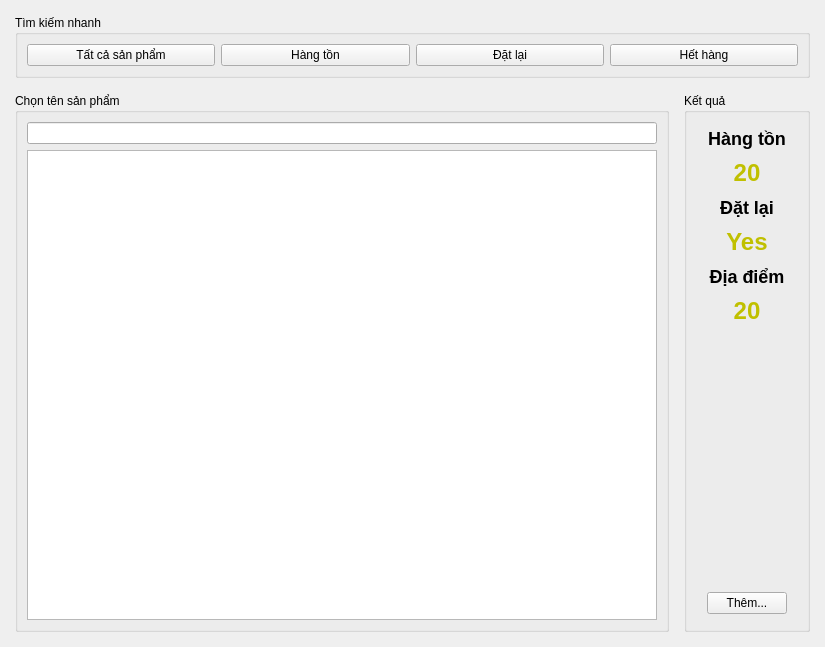
<?xml version="1.0" encoding="UTF-8"?>
<ui version="4.0">
 <class>Form</class>
 <widget class="QWidget" name="Form">
  <property name="geometry">
   <rect>
    <x>0</x>
    <y>0</y>
    <width>825</width>
    <height>647</height>
   </rect>
  </property>
  <property name="windowTitle">
   <string>Search</string>
  </property>
  <property name="windowIcon">
   <iconset>
    <normaloff>feather/search.svg</normaloff>feather/search.svg</iconset>
  </property>
  <layout class="QGridLayout" name="gridLayout">
   <property name="leftMargin">
    <number>15</number>
   </property>
   <property name="topMargin">
    <number>15</number>
   </property>
   <property name="rightMargin">
    <number>15</number>
   </property>
   <property name="bottomMargin">
    <number>15</number>
   </property>
   <property name="spacing">
    <number>15</number>
   </property>
   <item row="0" column="0" colspan="2">
    <widget class="QGroupBox" name="groupBox">
     <property name="title">
      <string>Tìm kiếm nhanh</string>
     </property>
     <layout class="QHBoxLayout" name="horizontalLayout">
      <item>
       <widget class="QPushButton" name="pushButton">
        <property name="text">
         <string>Tất cả sản phẩm</string>
        </property>
       </widget>
      </item>
      <item>
       <widget class="QPushButton" name="pushButton_2">
        <property name="text">
         <string>Hàng tồn</string>
        </property>
       </widget>
      </item>
      <item>
       <widget class="QPushButton" name="pushButton_3">
        <property name="text">
         <string>Đặt lại</string>
        </property>
       </widget>
      </item>
      <item>
       <widget class="QPushButton" name="pushButton_4">
        <property name="text">
         <string>Hết hàng</string>
        </property>
       </widget>
      </item>
     </layout>
    </widget>
   </item>
   <item row="1" column="0">
    <widget class="QGroupBox" name="groupBox_2">
     <property name="title">
      <string>Chọn tên sản phẩm</string>
     </property>
     <layout class="QVBoxLayout" name="verticalLayout">
      <item>
       <widget class="QLineEdit" name="lineEdit"/>
      </item>
      <item>
       <widget class="QListWidget" name="listWidget"/>
      </item>
     </layout>
    </widget>
   </item>
   <item row="1" column="1">
    <widget class="QGroupBox" name="groupBox_3">
     <property name="title">
      <string>Kết quả</string>
     </property>
     <layout class="QVBoxLayout" name="verticalLayout_5">
      <property name="spacing">
       <number>10</number>
      </property>
      <property name="leftMargin">
       <number>20</number>
      </property>
      <property name="topMargin">
       <number>15</number>
      </property>
      <property name="rightMargin">
       <number>20</number>
      </property>
      <property name="bottomMargin">
       <number>15</number>
      </property>
      <item>
       <layout class="QVBoxLayout" name="verticalLayout_2">
        <item>
         <widget class="QLabel" name="label">
          <property name="styleSheet">
           <string notr="true">QLabel{
	font-size: 18px;
	font-weight: 600;
}</string>
          </property>
          <property name="text">
           <string>Hàng tồn</string>
          </property>
          <property name="alignment">
           <set>Qt::AlignCenter</set>
          </property>
         </widget>
        </item>
        <item>
         <widget class="QLabel" name="label_2">
          <property name="styleSheet">
           <string notr="true">QLabel{
	font-size: 24px;
	font-weight: 700;
	color: #c0c000;
}</string>
          </property>
          <property name="text">
           <string>20</string>
          </property>
          <property name="alignment">
           <set>Qt::AlignCenter</set>
          </property>
         </widget>
        </item>
       </layout>
      </item>
      <item>
       <layout class="QVBoxLayout" name="verticalLayout_3">
        <item>
         <widget class="QLabel" name="label_3">
          <property name="styleSheet">
           <string notr="true">QLabel{
	font-size: 18px;
	font-weight: 600;
}</string>
          </property>
          <property name="text">
           <string>Đặt lại</string>
          </property>
          <property name="alignment">
           <set>Qt::AlignCenter</set>
          </property>
         </widget>
        </item>
        <item>
         <widget class="QLabel" name="label_4">
          <property name="styleSheet">
           <string notr="true">QLabel{
	font-size: 24px;
	font-weight: 700;
	color: #c0c000;
}</string>
          </property>
          <property name="text">
           <string>Yes</string>
          </property>
          <property name="alignment">
           <set>Qt::AlignCenter</set>
          </property>
         </widget>
        </item>
       </layout>
      </item>
      <item>
       <layout class="QVBoxLayout" name="verticalLayout_4">
        <item>
         <widget class="QLabel" name="label_5">
          <property name="styleSheet">
           <string notr="true">QLabel{
	font-size: 18px;
	font-weight: 600;
}</string>
          </property>
          <property name="text">
           <string>Địa điểm</string>
          </property>
          <property name="alignment">
           <set>Qt::AlignCenter</set>
          </property>
         </widget>
        </item>
        <item>
         <widget class="QLabel" name="label_6">
          <property name="styleSheet">
           <string notr="true">QLabel{
	font-size: 24px;
	font-weight: 700;
	color: #c0c000;
}</string>
          </property>
          <property name="text">
           <string>20</string>
          </property>
          <property name="alignment">
           <set>Qt::AlignCenter</set>
          </property>
         </widget>
        </item>
       </layout>
      </item>
      <item>
       <spacer name="verticalSpacer">
        <property name="orientation">
         <enum>Qt::Vertical</enum>
        </property>
        <property name="sizeHint" stdset="0">
         <size>
          <width>20</width>
          <height>235</height>
         </size>
        </property>
       </spacer>
      </item>
      <item>
       <widget class="QPushButton" name="pushButton_5">
        <property name="text">
         <string>Thêm...</string>
        </property>
       </widget>
      </item>
     </layout>
    </widget>
   </item>
  </layout>
 </widget>
 <resources/>
 <connections/>
</ui>
